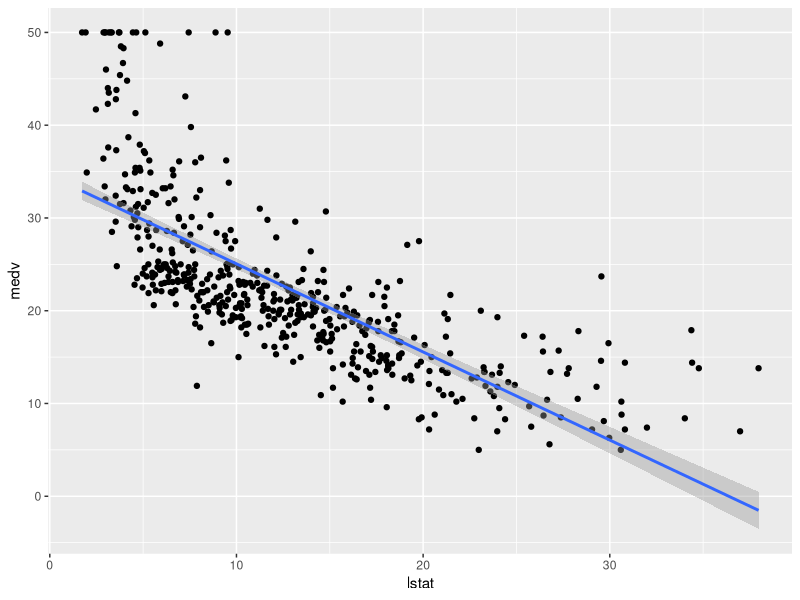
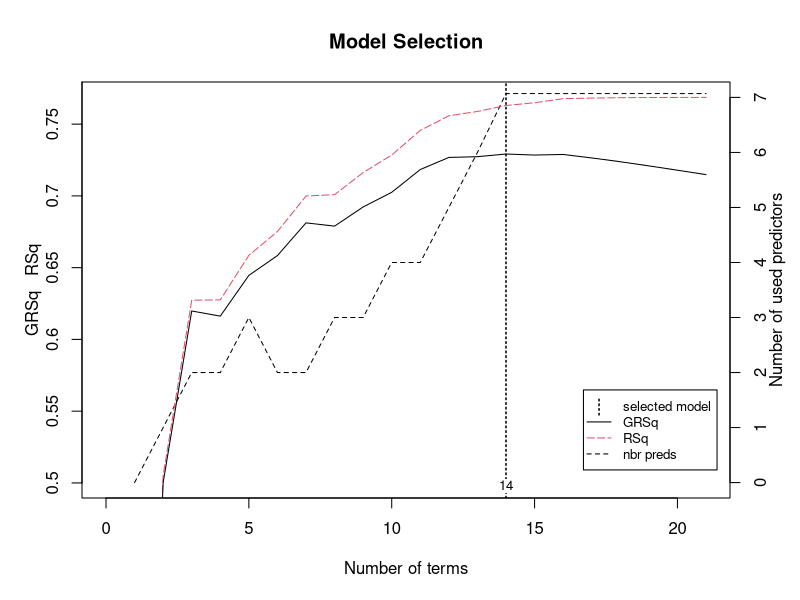
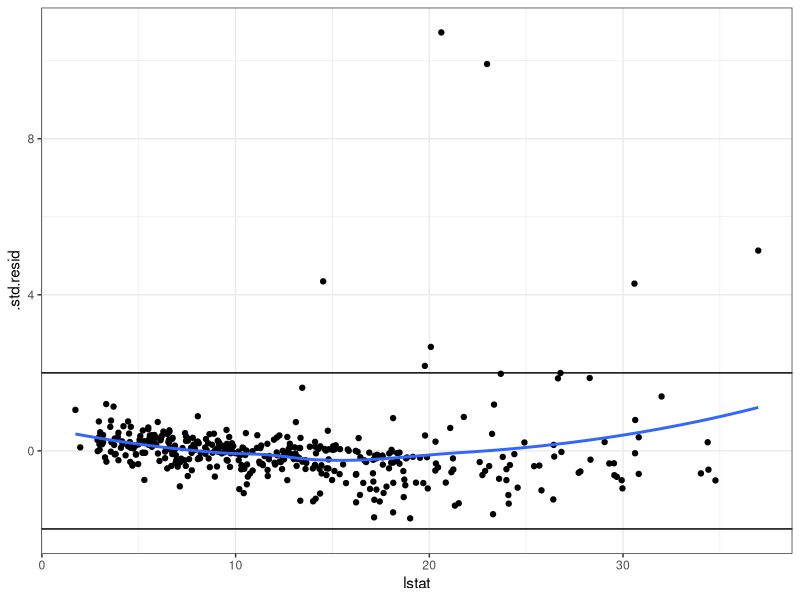
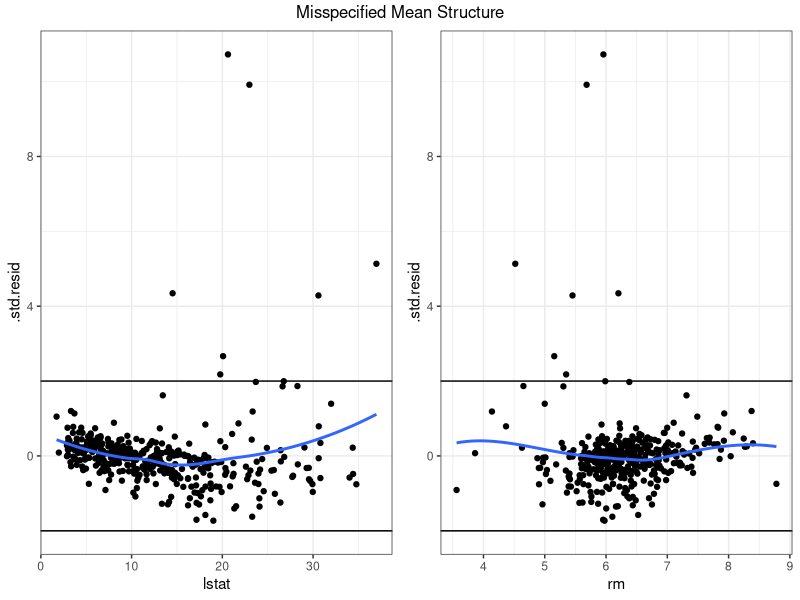
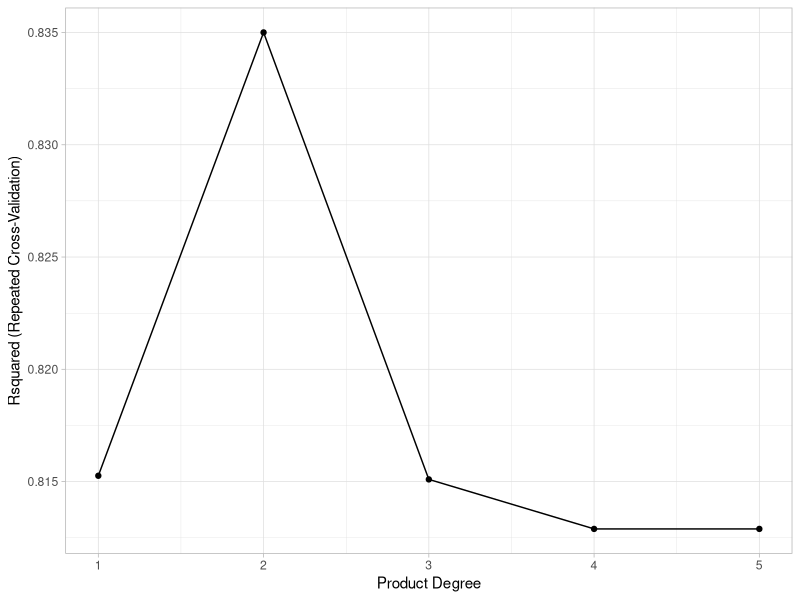
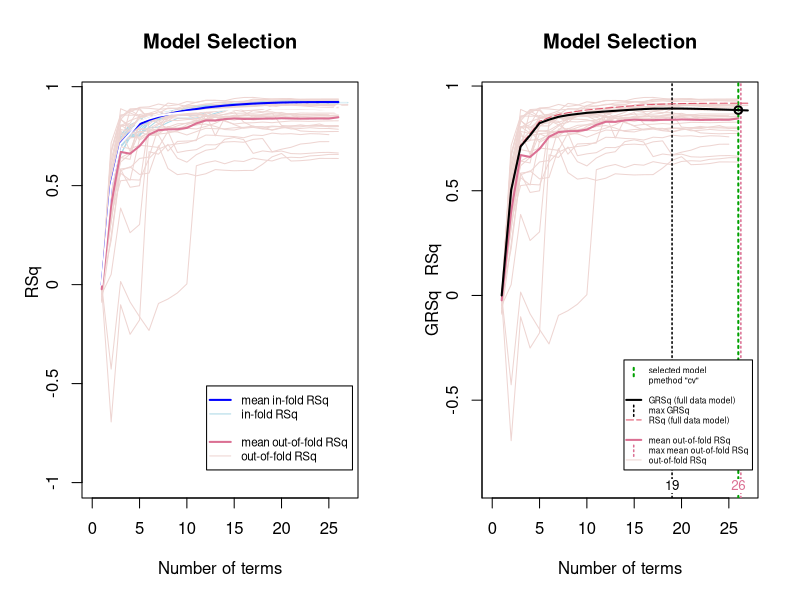

R code for these plots, in order:
## ---- chunk 1
library(earth)
library(caret)
library(tidyverse)
library(MASS)
library(ggpubr)
## ---- chunk 2
set.seed(2012)

Boston %>% 
  ggplot(aes(lstat, medv)) +
  geom_point() +
  geom_smooth(method = "lm")

# create a train and test data set
train_indicies <- sample(1:nrow(Boston), size = floor(0.8 * nrow(Boston)),
                         replace = FALSE)
boston_train <- Boston[train_indicies,]
boston_test <- Boston[-train_indicies,]
## ---- chunk 3
# model for crime rate using MARS
mars1_boston <- earth(
  crim ~ .,
  data = boston_train
)
# model 2 with degree 
mars2_boston <- earth(
  crim ~ .,
  data = boston_train,
  degree = 2
)

print(mars1_boston)
plot(mars1_boston, which = 1)

# create a tuning grid
hyper_grid <- expand.grid(
  degree = 1:3,
  nprune = seq(2, 100, length.out = 10) %>% floor()
)
head(hyper_grid)
## ---- chunk 4
# fit a linear regression model on the boston data
model_1_linear <- lm(crim ~ black, data = boston_test)
summary(model_1_linear)

# multiple regression
model_2_linear <- lm(crim ~ ., data = boston_train)
summary(model_2_linear)

# in-sample MSE (Mean Square Error)
(In_sample_RMSE <- sigma(model_2_linear))

# resudual analysis - assess the quality of the regression model by analyzing the residuals (the diff btn the observed and the predicted values)
# they help determine the assumptions of the regression model are met and identify the problems with the model fit
residual_diagnostics <- model_2_linear %>% 
  broom::augment() %>% 
  mutate(row_num = 1:n())
head(residual_diagnostics)

# visualize and see
P1 <- ggplot(data = residual_diagnostics) +
  geom_point(aes(y = .std.resid, x = lstat)) +
  geom_smooth(aes(y = .std.resid ,x = lstat), method = "loess", se = FALSE) + 
  geom_hline(yintercept = c(-2,2)) + 
  theme_bw()
P1

# missspecified mean structure: rm
P2 <- ggplot(data = residual_diagnostics) +
  geom_point(aes(y = .std.resid, x = rm)) +
  geom_smooth(aes(y = .std.resid, x = rm), method = "loess", se = FALSE) + 
  geom_hline(yintercept = c(-2,2)) +
  theme_bw()

# 11 figures arranged in 1 rows and 2 columns
annotate_figure(ggarrange(P1, P2, ncol = 2, nrow = 1),
                top = text_grob("Misspecified Mean Structure"))
## ---- chunk 5
# let us now fit the mars method into our boston data
boston_mars <- earth(
  medv ~ ., data = boston_train,
  degree = 1
)
summary(boston_mars)

# Rsq of the best model as per default parameters is 0.887. This indicates that there has been an improvement in comparison to the linear model.
# 
# Unlike the case of Linear Regression, p-values or confidence intervals are not provided in the summary of MARS for the coefficients.

## ---- chunk 6
# tuning the parameter
# Let us tune the parameter degree, to obtain its optimal values for modelling. For doing the same, I shall use the caret package. The parameter is optimized keeping Rsquared as the metric (the higher the better) using 5-fold Cross Validation repeated thrice.
getModelInfo("earth")$earth$parameter
# tune a MARS model
set.seed(103) 
boston_mars_tune <- train(
  x = subset(boston_train, select = -medv),
  y = boston_train$medv,
  method = "earth",
  metric = "Rsquared",
  trControl = trainControl(
    method = "repeatedcv",
    number = 5,
    repeats = 3
  ),
  tuneGrid = expand.grid(degree = 1:5, nprune = 100)
)
print(boston_mars_tune)

# Plot model tuning summary
ggplot(boston_mars_tune) + theme_light()

# The above plot indicates that degree 2 provides the highest Rsquared was obtained for degree equal to 2. Corresponding RMSE and MAE values are low as well.
## ---- chunk 7
# we now know the best parameter is 2
# THE BEST MODEL
set.seed(103)
fit1 = earth(medv ~ ., data=boston_train, ncross=3, nfold=10, degree=2, pmethod="cv", keepxy=TRUE)
summary(fit1)

par(mfrow = c(1, 2))

#model selection
q1 <- plot(fit1, which=1,
col.mean.infold.rsq="blue", col.infold.rsq="lightblue",
col.grsq=0, col.rsq=0, col.vline=0, col.oof.vline=0)

# model selection
q2 <- plotres(fit1, which=1, info = TRUE)
